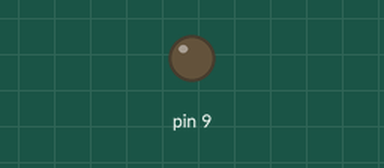
This sketch was run on a simulated Arduino Uno, built with avr-gcc and run on an emulated ATmega328P. Shown: output pins drawn as LEDs (lit = HIGH).

Above: at 0.05 s.
At 1.2 s:
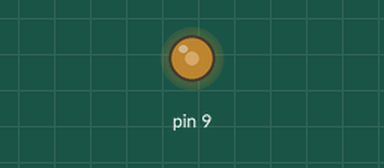
At 2.35 s:
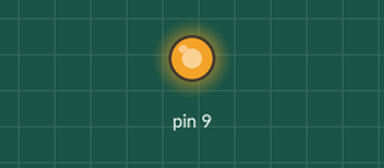
At 4.7 s:
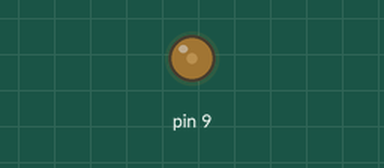
Timing chart, 0 to 6.8 s (numbered marks = the images above):
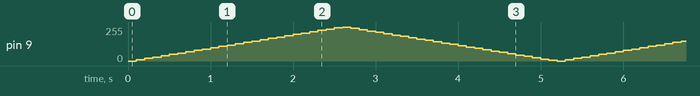

The sketch:

0701_5_DC_Motor.ino
```cpp
void setup() {
  // pwm 신호를 활용할 수 있음 -> 모터의 세기를 0~255
  pinMode(9, OUTPUT);
}

void loop() {
  /* 1. 모터 돌아가는지 확인
  analogWrite(9,255);
  delay(1000);
  analogWrite(9,0);
  delay(1000);
  */

  // 2. 0~255 서서히 속도를 올려보자!
  for (int i = 0; i <= 255; i+=10){
    analogWrite(9,i);
    delay(100);
  }
  for (int i = 255; i >= 0; i-=10){
    analogWrite(9,i);
    delay(100);
  }

}
```
